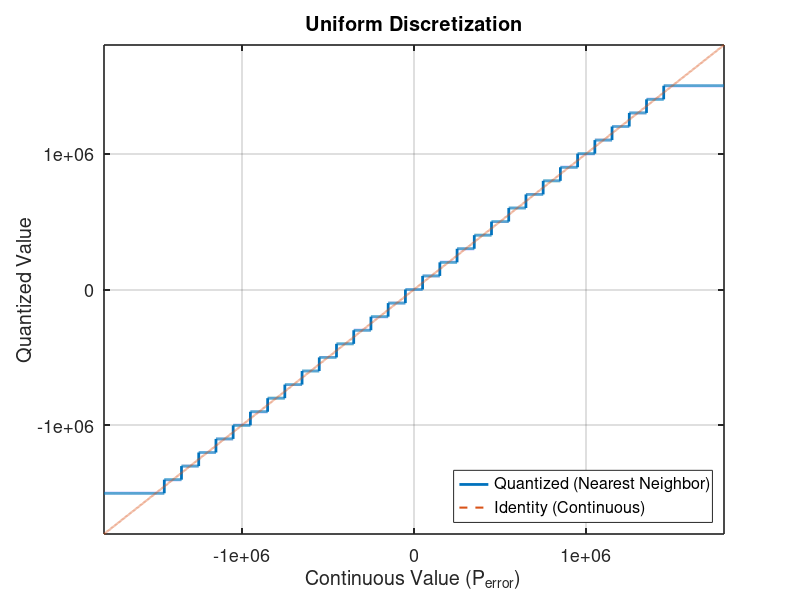
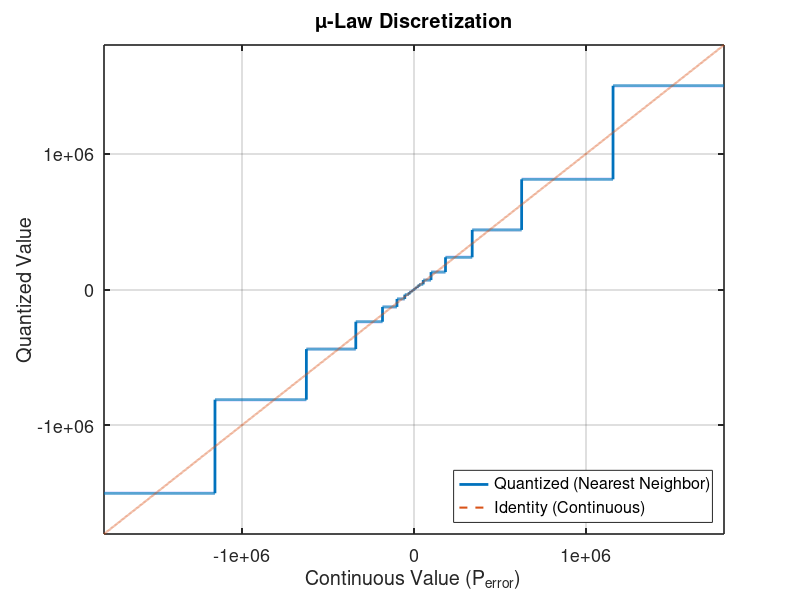
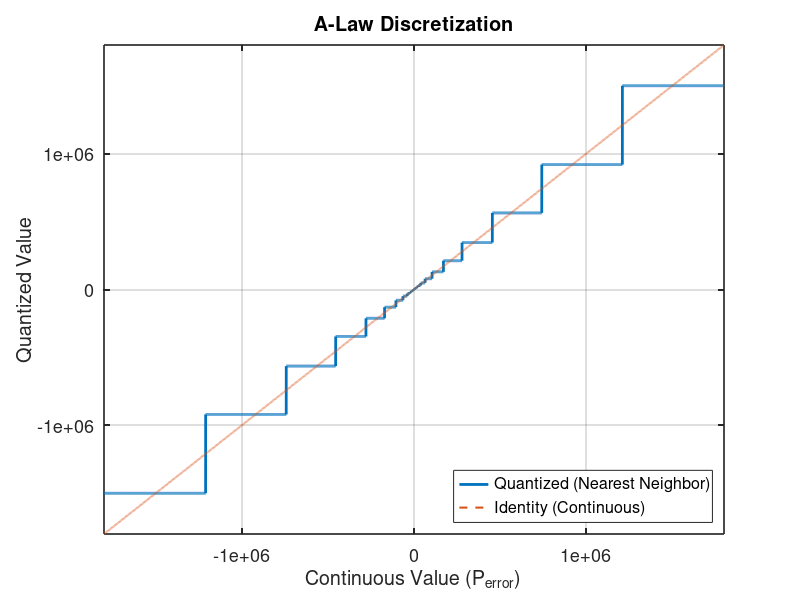
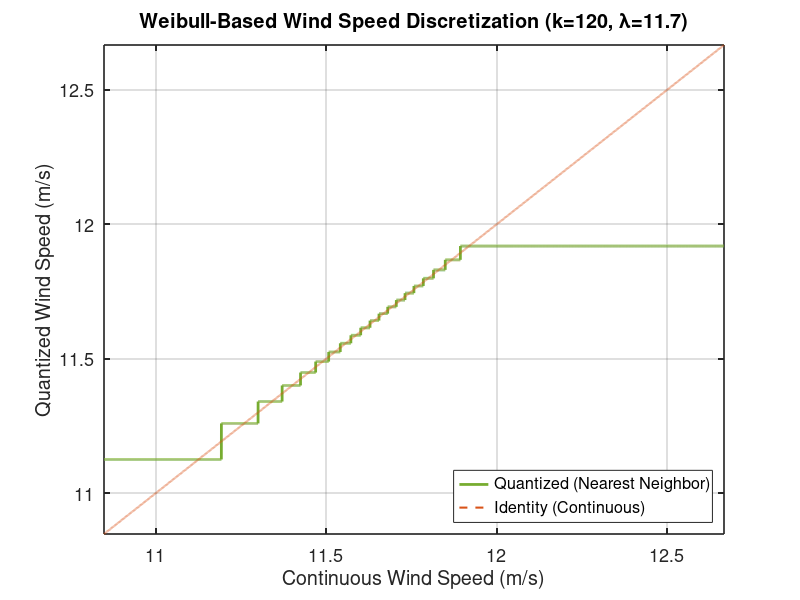

The MATLAB source for these figures, in order: (Note: this script raises an error after producing the figures.)
% Fixed visualization script for discretization methods
% Now includes Weibull wind speed discretization and its probability density function
% + Improved comparative PDF plot using controlled kernel bandwidth for clear, smooth curves

close all

% Generation functions for P_error (with quadratic fixed)
function sequence = generate_sequence_uniform()
    sequence = -1500000:(3000000/30):1500000;
end

function sequence = generate_sequence_quadratic()
    % Fixed: Signed quadratic to preserve negative values symmetrically
    range = -15:1:15;
    sequence = 7000 * range .* abs(range); % = 7000 * sign(range) .* range.^2
end

function sequence = generate_sequence_exponential()
    k = 0.80477;
    range = -15:1:15;
    sequence = 10 * sign(range) .* (exp(k * abs(range)) - 1);
end

function sequence = generate_sequence_mu_law()
    x = -15:1:15;
    x_normalized = x / max(abs(x));
    mu = 10096;
    sequence = 1500000 .* (sign(x_normalized) .* (((1 + mu).^(abs(x_normalized))) / mu));
end

function sequence = generate_sequence_A_law(~)
    A = 0.6;
    y = -15:1:15;
    x = zeros(size(y));
    
    threshold = 1 / (1 + log(A));
    target_limit = 1.5e06; % Your desired bound

    for i = 1:length(y)
        current_y = y(i);
        abs_y = abs(current_y);
        sign_y = sign(current_y);
        
        if abs_y <= threshold
            x_i = (abs_y * (1 + log(A))) / A;
        else
            x_i = exp(abs_y * (1 + log(A)) - 1) / A;
        end
        x(i) = x_i * sign_y;
    end

    % --- Normalization Step ---
    % Scale the values so the maximum absolute value is exactly 1.5e06
    current_max = max(abs(x));
    if current_max ~= 0
        sequence = x * (target_limit / current_max);
    else
        sequence = x; 
    end
end

function closest = approximate_to_sequence(sequence, n)
    [~, idx] = min(abs(sequence - n));
    closest = sequence(idx);
end

% ------------------ P_error Discretization Plots ------------------
methods = {'uniform',  'mu_law', 'a_law'};
titles = {'Uniform',  'μ-Law', 'A-Law'};
colors = {[0, 0.4470, 0.7410], [0.8500, 0.3250, 0.0980], [0.9290, 0.6940, 0.1250], ...
          [0.4940, 0.1840, 0.5560], [0.4660, 0.6740, 0.1880]};

for i = 1:length(methods)
    method = methods{i};
    title_str = titles{i};
    
    switch method
        case 'uniform'
            seq = generate_sequence_uniform();
        case 'quadratic'
            seq = generate_sequence_quadratic();
        case 'exponential'
            seq = generate_sequence_exponential();
        case 'mu_law'
            seq = generate_sequence_mu_law();
        case 'a_law'
            seq = generate_sequence_A_law();
    end
    
    seq = sort(seq);
    
    min_val = min(seq);
    max_val = max(seq);
    margin = 0.1 * (max_val - min_val);
    if margin == 0, margin = 1; end
    x_min = min_val - margin;
    x_max = max_val + margin;
    
    x = linspace(x_min, x_max, 15000);
    y = arrayfun(@(val) approximate_to_sequence(seq, val), x);
    
    figure('Position', [200, 200, 800, 600], 'Color', 'white');
    
    plot(x, y, 'LineWidth', 2, 'Color', [0, 0.4470, 0.7410]);
    hold on;
    plot(x, x, '--', 'LineWidth', 1.5, 'Color', [0.8500, 0.3250, 0.0980]);
    hold off;
    
    title([title_str ' Discretization'], 'FontSize', 16, 'FontWeight', 'bold');
    xlabel('Continuous Value (P_{error})', 'FontSize', 14);
    ylabel('Quantized Value', 'FontSize', 14);
    grid on;
    axis tight;
    legend({'Quantized (Nearest Neighbor)', 'Identity (Continuous)'}, ...
           'Location', 'southeast', 'FontSize', 12);
    set(gca, 'FontSize', 13, 'LineWidth', 1.2);
end

disp('All five P_error discretization methods have been plotted in separate figures.');

% ------------------ Weibull Wind Speed Discretization ------------------
Nw = 21;
k = 60;
lambda = 11.7;
eta = 1;

i_p = 1:(Nw-1);
p_i = i_p / Nw;
wind_seq = eta * lambda * (-log(1 - p_i)).^(1/k);
wind_seq = sort(wind_seq);

min_val = 11;
max_val = max(wind_seq) * 1.05;
margin = 0.1 * (max_val - min_val);
x_min = min_val - margin;
x_max = max_val + margin;

x = linspace(x_min, x_max, 15000);
y = arrayfun(@(val) approximate_to_sequence(wind_seq, val), x);

figure('Position', [200, 200, 800, 600], 'Color', 'white');
plot(x, y, 'LineWidth', 2, 'Color', [0.4660, 0.6740, 0.1880]);
hold on;
plot(x, x, '--', 'LineWidth', 1.5, 'Color', [0.8500, 0.3250, 0.0980]);
hold off;

title('Weibull-Based Wind Speed Discretization (k=120, λ=11.7)', ...
      'FontSize', 16, 'FontWeight', 'bold');
xlabel('Continuous Wind Speed (m/s)', 'FontSize', 14);
ylabel('Quantized Wind Speed (m/s)', 'FontSize', 14);
grid on;
axis tight;
legend({'Quantized (Nearest Neighbor)', 'Identity (Continuous)'}, ...
       'Location', 'southeast', 'FontSize', 12);
set(gca, 'FontSize', 13, 'LineWidth', 1.2);

% Weibull PDF plot
figure('Position', [200, 200, 800, 600], 'Color', 'white');
x_pdf = linspace(11.0, 12.5, 2000);
pdf = (k / lambda) .* (x_pdf / lambda).^(k-1) .* exp( -(x_pdf / lambda).^k );

plot(x_pdf, pdf, 'LineWidth', 2, 'Color', [0.6350, 0.0780, 0.1840]);
hold on;
for i = 1:length(wind_seq)
    plot([wind_seq(i), wind_seq(i)], [0, max(pdf)*0.05], 'k-', 'LineWidth', 1.2);
end
hold off;

title('Weibull Wind Speed Distribution PDF (k=120, λ=11.7)', ...
      'FontSize', 16, 'FontWeight', 'bold');
xlabel('Wind Speed (m/s)', 'FontSize', 14);
ylabel('Probability Density', 'FontSize', 14);
grid on;
legend({'Weibull PDF', 'Discrete Bin Centers'}, 'Location', 'northeast', 'FontSize', 12);
set(gca, 'FontSize', 13, 'LineWidth', 1.2);

disp('Weibull plots created.');

% ------------------ Improved Comparative Empirical PDFs for P_error Methods ------------------
% ------------------ Corrected Comparative Density Plots ------------------
% Instead of ksdensity (which treats levels as data points), 
% we plot the "Level Density" = 1 / (local step size).
% ------------------ Smoothed Comparative PDF around Zero ------------------
% Focuses on the density of representation levels near the origin

sequences = {seq_uniform, seq_quadratic, seq_exponential, seq_mu, seq_a};
labels = {'Uniform', 'Quadratic', 'Exponential', 'μ-Law', 'A-Law'};

figure('Position', [300, 100, 1000, 600], 'Color', 'white');
hold on;

% Define a common fine grid for interpolation to ensure smooth plotting
x_smooth = linspace(-5e5, 5e5, 2000); 

for i = 1:length(sequences)
    seq = sequences{i};
    
    % 1. Calculate raw density (1 / step size)
    midpoints = (seq(1:end-1) + seq(2:end)) / 2;
    deltas = diff(seq);
    raw_density = 1 ./ deltas;
    
    % 2. Normalize raw density
    raw_density = raw_density / sum(raw_density .* deltas);
    
    % 3. Interpolate to the common grid and apply smoothing
    % Using 'pchip' interpolation to maintain the shape of the density
    density_interp = interp1(midpoints, raw_density, x_smooth, 'pchip', 0);
    
    % Apply a Gaussian-like smoothing filter (moving average)
    smooth_density = movmean(density_interp, 50); 
    
    plot(x_smooth, smooth_density, 'LineWidth', 3, 'Color', colors{i}, 'DisplayName', labels{i});
end

hold off;
title('Probability Density for Discretization Functions', 'FontSize', 16);
xlabel('P_{error} (W)', 'FontSize', 14);
ylabel('Probability Density', 'FontSize', 14);

% Limit the view to the region around zero
xlim([-4e5, 4e5]); 
grid on;
legend('Location', 'northeast', 'FontSize', 12);
set(gca, 'FontSize', 13, 'LineWidth', 1.2);

disp('Plot generated: Focus on zero with smoothed density curves.');
